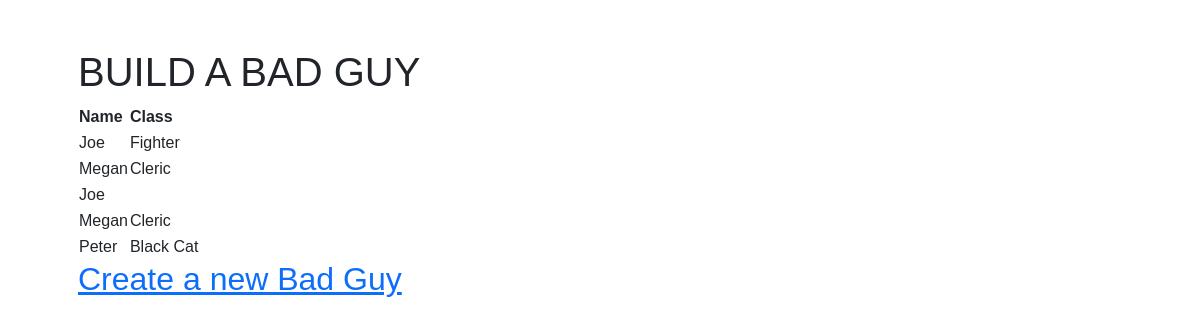
Before: / with the older database file.
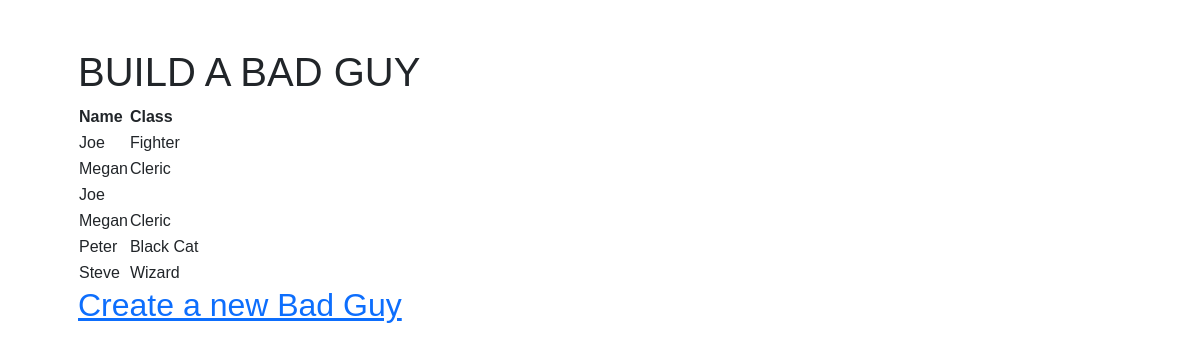
After: the same page with the newer database file.
### tables this page shows
CREATE TABLE monsters(name TEXT, class TEXT, id INT);

### app.py (the view)
@app.route("/")
def index():
    try:
        con = sql.connect(DATABASE)
        con.row_factory = sql.Row
        db = con.cursor()
        db.execute("SELECT * FROM monsters")
        monsters = db.fetchall()
        for monster in monsters:
            print(monster["name"])
    except:
        return render_template("oops.html")
    return render_template("index.html", monsters=monsters)

### templates/index.html (shortened to what this page needs)
{% extends "layout.html" %}
{% block main %}
<h1>BUILD A BAD GUY</h1>
<table>
    <thead>
        <tr>
            <th>
                Name
            </th>
            <th>
                Class
            </th>
        </tr>
    </thead>
    <tbody>
        {% for monster in monsters %}
        <tr>
            <td>
                {{ monster.name }}
            </td>
            <td>
                {{ monster.class }}
            </td>
        </tr>
        {% endfor %}
    </tbody>
</table>
<h2><a href="/create">Create a new Bad Guy</a></h2>
{% endblock %}

### templates/layout.html (shortened to what this page needs)
<!DOCTYPE html>
<html lang="en">
    <head>
        <link href="https://cdn.jsdelivr.net/npm/bootstrap@5.1.3/dist/css/bootstrap.min.css" rel="stylesheet">
        <link href="/static/styles.css" rel="stylesheet">
        <link rel="stylesheet" href="https://use.typekit.net/gol2gqg.css">
    </head>
    <body>
        <main class="container p-5">
            {% block main %}{% endblock %}
        </main>
    </body>
</html>

### static/styles.css (style rules this page uses)
body { font-family: bernhard-gothic-urw, sans-serif; }

Changed rows visible on the page:
added monsters: name "Steve", class "Wizard"
